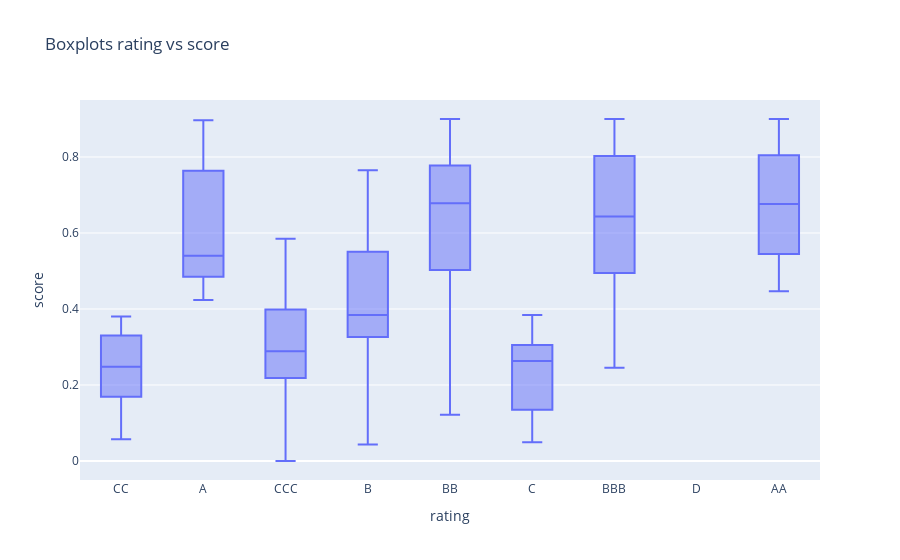

Notebook source saved alongside this figure:
### Markdown cell above
# Qualche grafico

## Boxplots rating vs score

### Code cell
fig = px.box(unione, x="rating", y="score", title='Boxplots rating vs score')
fig.show()

### Figure 1 — Plotly figure (JSON) as saved in the notebook; plotly's stock layout.template omitted (floating-point values rounded to 4 significant figures; data arrays with more than 128 entries replaced by an {"elided": "..."} marker saying what was removed)
{"data": [{"alignmentgroup": "True", "hovertemplate": "rating=%{x}<br>score=%{y}<extra></extra>", "legendgroup": "", "marker": {"color": "#636efa"}, "name": "", "notched": false, "offsetgroup": "", "orientation": "v", "showlegend": false, "type": "box", "x": {"elided": "154 str values"}, "x0": " ", "xaxis": "x", "y": {"elided": "154 float values"}, "y0": " ", "yaxis": "y"}], "layout": {"boxmode": "group", "legend": {"tracegroupgap": 0}, "title": {"text": "Boxplots rating vs score"}, "xaxis": {"anchor": "y", "domain": [0, 1], "title": {"text": "rating"}}, "yaxis": {"anchor": "x", "domain": [0, 1], "title": {"text": "score"}}}}
